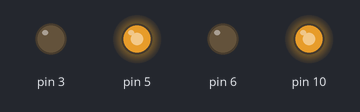
Bench run of a sketch on a simulated Arduino Uno, built with avr-gcc and run on an emulated ATmega328P. Parts: output pins drawn as LEDs (lit = HIGH).

Above: at 0.05 s.
At 2.0 s:
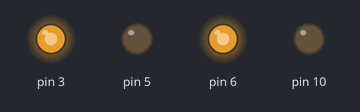
Timing chart, 0 to 4.6 s (numbered marks = the images above):
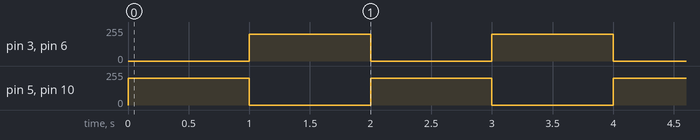

Measured:
- by itself, pin 3, pin 5, pin 6, pin 10: alternates 200/255 for 1.0 s and 0/255 for 1.0 s

The sketch:

H-BridgeMotorTest.ino
```cpp
void setup() {
pinMode(3, OUTPUT);
pinMode(6, OUTPUT);
pinMode(5, OUTPUT);
pinMode(10, OUTPUT);


}

void loop() {

analogWrite(5, 200);
analogWrite(10, 200);
analogWrite(3, 0);
analogWrite(6, 0);
delay(1000);

analogWrite(5, 0);
analogWrite(10, 0);
analogWrite(3, 200);
analogWrite(6, 200);
delay(1000);
}
```
